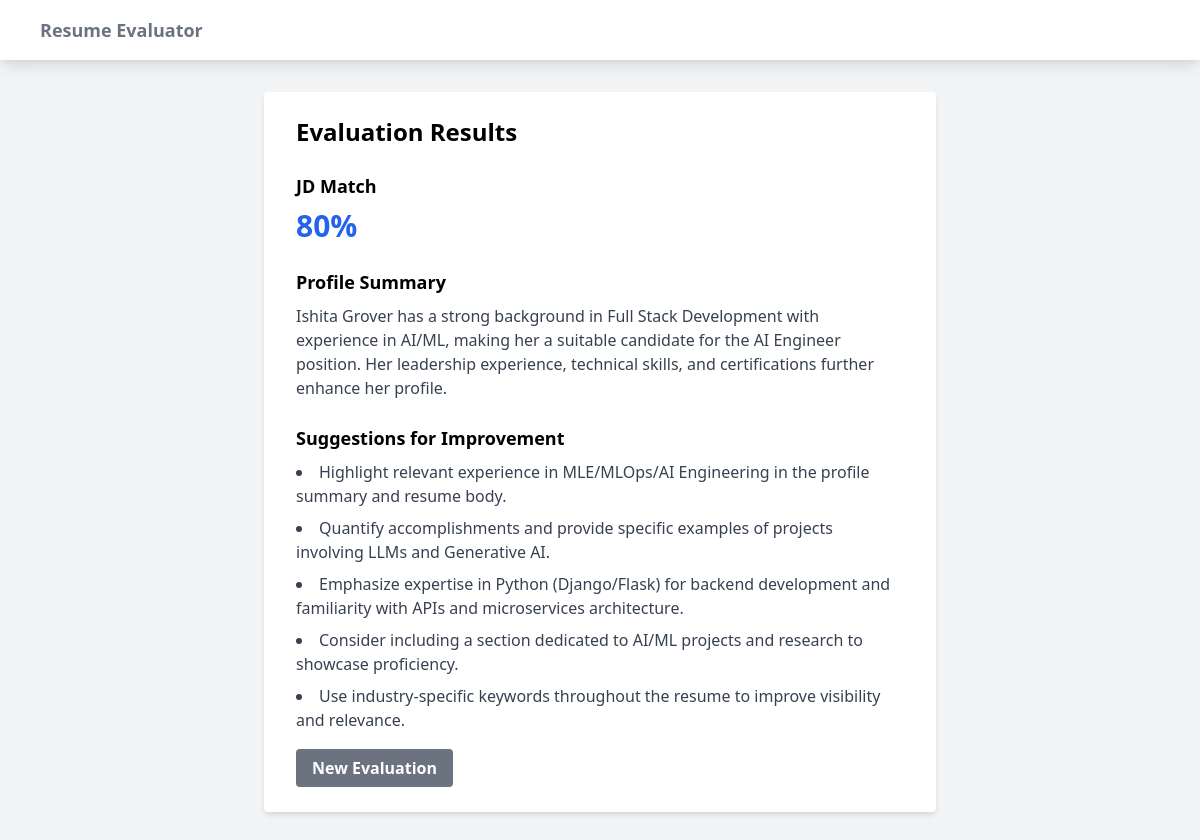
Screenshot of /evaluation/1/ with the database file from the repository.
### resume_evaluator/models.py (models this page shows, shortened)
class ResumeEvaluation(models.Model):
    resume = models.FileField(
        upload_to='resumes/',
        validators=[FileExtensionValidator(allowed_extensions=['pdf'])]
    )
    job_description = models.TextField()
    jd_match = models.CharField(max_length=10)
    profile_summary = models.TextField()
    created_at = models.DateTimeField(auto_now_add=True)

class EvaluationSuggestion(models.Model):
    evaluation = models.ForeignKey(ResumeEvaluation, on_delete=models.CASCADE, related_name='suggestions')
    suggestion = models.TextField()

### resume_evaluator/views.py (the view)
# urls.py: path('evaluation/<int:pk>/', EvaluationDetailView.as_view(), name='evaluation-detail'),
class EvaluationDetailView(DetailView):
    model = ResumeEvaluation
    template_name = 'resume_evaluator/evaluation_detail.html'
    context_object_name = 'evaluation'
    def get_context_data(self, **kwargs):
        context = super().get_context_data(**kwargs)
        context['suggestions'] = self.object.suggestions.all()
        return context

### resume_evaluator/templates/resume_evaluator/evaluation_detail.html
{% extends 'resume_evaluator/base.html' %}
{% block content %}
<div class="max-w-2xl mx-auto">
    <div class="bg-white shadow-md rounded px-8 pt-6 pb-8 mb-4">
        <h2 class="text-2xl font-bold mb-6">Evaluation Results</h2>
        <div class="space-y-6">
            <div>
                <h3 class="text-lg font-semibold mb-2">JD Match</h3>
                <div class="text-3xl font-bold text-blue-600">{{ evaluation.jd_match }}</div>
            </div>
            <div>
                <h3 class="text-lg font-semibold mb-2">Profile Summary</h3>
                <p class="text-gray-700">{{ evaluation.profile_summary }}</p>
            </div>
            <div>
                <h3 class="text-lg font-semibold mb-2">Suggestions for Improvement</h3>
                <ul class="list-disc list-inside space-y-2">
                    {% for suggestion in evaluation.suggestions.all %}
                        <li class="text-gray-700">{{ suggestion.suggestion }}</li>
                    {% endfor %}
                </ul>
            </div>
            <div class="mt-6">
                <a href="{% url 'evaluation-create' %}" class="bg-gray-500 hover:bg-gray-700 text-white font-bold py-2 px-4 rounded">
                    New Evaluation
                </a>
            </div>
        </div>
    </div>
</div>
{% endblock %}

### resume_evaluator/templates/resume_evaluator/base.html (shortened to what this page needs)
<!DOCTYPE html>
<html lang="en">
<head>
    <link href="https://cdnjs.cloudflare.com/ajax/libs/tailwindcss/2.2.19/tailwind.min.css" rel="stylesheet">
</head>
<body class="bg-gray-100">
    <nav class="bg-white shadow-lg">
        <div class="max-w-6xl mx-auto px-4">
            <div class="flex justify-between">
                <div class="flex space-x-7">
                    <div class="flex items-center py-4">
                        <span class="font-semibold text-gray-500 text-lg">Resume Evaluator</span>
                    </div>
                </div>
            </div>
        </div>
    </nav>
    <div class="container mx-auto px-4 py-8">
        {% block content %}
        {% endblock %}
    </div>
</body>
</html>

### rows the page displays
ResumeEvaluation: jd_match "80%", profile_summary "Ishita Grover has a strong background in Full Stack Development with experience in AI/ML, making her a suitable candidate for the AI Engineer position. Her leadership experience, technical skills, and certifications further enhance her profile."
EvaluationSuggestion: suggestion "Highlight relevant experience in MLE/MLOps/AI Engineering in the profile summary and resume body."
EvaluationSuggestion: suggestion "Quantify accomplishments and provide specific examples of projects involving LLMs and Generative AI."
EvaluationSuggestion: suggestion "Emphasize expertise in Python (Django/Flask) for backend development and familiarity with APIs and microservices architecture."
EvaluationSuggestion: suggestion "Consider including a section dedicated to AI/ML projects and research to showcase proficiency."
EvaluationSuggestion: suggestion "Use industry-specific keywords throughout the resume to improve visibility and relevance."
